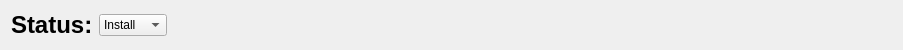
     <widget class="QWidget" name="layoutWidget">
      <property name="geometry">
       <rect>
        <x>20</x>
        <y>10</y>
        <width>899</width>
        <height>28</height>
       </rect>
      </property>
      <layout class="QHBoxLayout" name="horizontalLayout_9">
       <item>
        <widget class="QLabel" name="label_3">
         <property name="text">
          <string>&lt;html&gt;&lt;head/&gt;&lt;body&gt;&lt;p&gt;&lt;span style=&quot; font-size:18pt; font-weight:600;&quot;&gt;Status:&lt;/span&gt;&lt;/p&gt;&lt;/body&gt;&lt;/html&gt;</string>
         </property>
        </widget>
       </item>
       <item>
        <widget class="QComboBox" name="cb_status">
         <item>
          <property name="text">
           <string>Install</string>
          </property>
         </item>
         <item>
          <property name="text">
           <string>Check</string>
          </property>
         </item>
         <item>
          <property name="text">
           <string>Extract</string>
          </property>
         </item>
        </widget>
       </item>
       <item>
        <widget class="QFrame" name="frame_30">
         <property name="minimumSize">
          <size>
           <width>719</width>
           <height>0</height>
          </size>
         </property>
         <property name="frameShape">
          <enum>QFrame::NoFrame</enum>
         </property>
         <property name="frameShadow">
          <enum>QFrame::Plain</enum>
         </property>
        </widget>
       </item>
      </layout>
     </widget>
